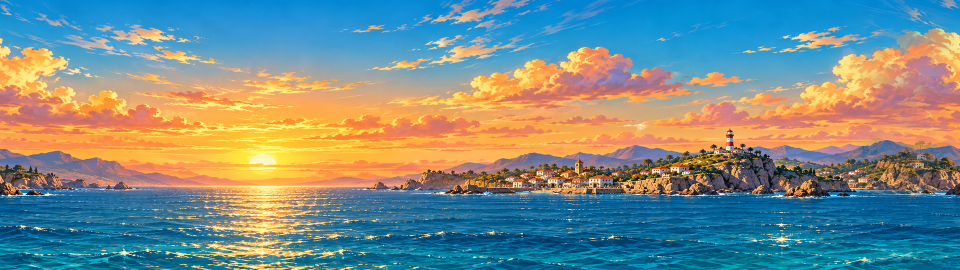
#> input picture unity/TurmaDoFarol/Assets/Originais/farol/fase3/hub/hub_bg_ceu_mar.png, 1920 x 540 px, found by its file name (shown at 1/2 size)
$ python gerar_placeholders_fase3.py
#> lines starting #> are read from the running program, lines starting #| are printed output that depends on the picture; after the words box and inside, x2 and y2 are one past the last pixel; in counts of white or black regions, pixels touching at a corner belong together
"""Placeholders da Fase 3 (hub dos portais), com os MESMOS nomes de arquivo do PLANEJAMENTO (sec. 5).
Quando o Daniel aprovar a arte final, basta sobrescrever o arquivo com o mesmo nome. Todos em meia resolução
(o jogo usa tamanho de exibição fixo, então a arte final em resolução cheia encaixa igual).
Não sobrescreve arquivo que não seja placeholder (marcador em PNG text chunk 'placeholder')."""
import os, math, random
from PIL import Image, ImageDraw, ImageFont, ImageFilter
from PIL.PngImagePlugin import PngInfo
R = os.path.join(os.path.dirname(__file__), "..", "public", "assets", "farol", "fase3")
random.seed(7)
try:
    FONT = ImageFont.truetype("/usr/share/fonts/truetype/dejavu/DejaVuSerif-Bold.ttf", 26)
    FS = ImageFont.truetype("/usr/share/fonts/truetype/dejavu/DejaVuSerif.ttf", 16)
except Exception:
    FONT = FS = ImageFont.load_default()

def save(im, rel, label=True):
    p = os.path.join(R, rel); os.makedirs(os.path.dirname(p), exist_ok=True)
    if os.path.exists(p):
        try:
            if Image.open(p).info.get("placeholder") != "1": print("mantido (arte real):", rel); return
        except Exception: return
    if label:
        d = ImageDraw.Draw(im); d.text((8, im.height - 22), "placeholder", font=FS, fill=(255, 255, 255, 140))
    meta = PngInfo(); meta.add_text("placeholder", "1")
    im.save(p, optimize=True, pnginfo=meta); print("ok", rel, im.size)

def grad(w, h, top, bot, mode="RGB"):
#> called with w = 1920, h = 540, top = (240, 190, 120), bot = (70, 170, 190), mode = 'RGB'
    im = Image.new("RGBA", (w, h)); d = ImageDraw.Draw(im)
#> after `im = Image.new('RGBA', (w, h))`: im: PIL image 1920x540 RGBA; every value is 0
    for y in range(h):
        t = y / max(1, h - 1); d.line([(0, y), (w, y)], fill=tuple(int(top[i] + (bot[i] - top[i]) * t) for i in range(3)) + (255,))
    return im

def arch(d, box, **kw):
    x0, y0, x1, y1 = box; r = (x1 - x0) / 2
    d.pieslice([x0, y0, x1, y0 + 2 * r], 180, 360, **kw); d.rectangle([x0, y0 + r, x1, y1], **kw)

# ---- hub (meia resolução: 1920x540) ----
im = grad(1920, 540, (240, 190, 120), (70, 170, 190))
d = ImageDraw.Draw(im)
d.rectangle([0, 330, 1920, 540], fill=(40, 110, 140, 255))
for i in range(60): x = random.randint(0, 1920); y = random.randint(340, 530); d.line([(x, y), (x + 30, y)], fill=(200, 235, 240, 120), width=2)
for i in range(14): x = 300 + i * 18; d.rectangle([x, 318, x + 12, 332], fill=(240, 220, 200, 255))
save(im, "hub/hub_bg_ceu_mar.png")

im = Image.new("RGBA", (1920, 540), (96, 82, 70, 255)); d = ImageDraw.Draw(im)
for y in range(0, 540, 36):
    off = 0 if (y // 36) % 2 else 40
    for x in range(-off, 1920, 80): d.rectangle([x + 2, y + 2, x + 78, y + 34], fill=(112 + random.randint(-10, 10), 96, 82, 255))
for cx in (320, 960, 1600):
    arch(d, (cx - 130, 40, cx + 130, 300), fill=(0, 0, 0, 0))
    d.arc([cx - 140, 30, cx + 140, 310], 180, 360, fill=(150, 110, 60, 255), width=10)
for x in range(0, 1920, 240): d.rectangle([x, 0, x + 18, 540], fill=(70, 48, 30, 255))
for i in range(40): x = random.randint(0, 1920); y = random.randint(320, 520); d.ellipse([x, y, x + 14, y + 10], fill=(235, 215, 190, 255))
#> this loop made 40 passes
#> (x, y) on passes 1 to 12: (1299, 342), (1641, 386), (171, 475), (1753, 376), (136, 387), (1766, 351), (929, 322), (694, 461), (855, 388), (1273, 353), (88, 454), (1453, 381)
save(im, "hub/hub_bg_parede.png")
#| ok hub/hub_bg_parede.png (1920, 540)

im = Image.new("RGBA", (1920, 540), (0, 0, 0, 0)); d = ImageDraw.Draw(im)
# chão em y=968/2=484; mezanino topo em 650/2=325, de x=1100/2 a 3460/2; degrau 3480..3640 topo 810/2
for x in range(0, 1920, 46): d.rectangle([x, 484, x + 44, 540], fill=(122, 84, 52, 255), outline=(70, 44, 26, 255))
d.ellipse([860, 494, 1060, 534], outline=(240, 220, 190, 255), width=4)
d.rectangle([550, 325, 1730, 338], fill=(110, 74, 44, 255)); d.rectangle([550, 338, 1730, 344], fill=(70, 44, 26, 255))
for x in range(560, 1730, 60): d.line([(x, 325), (x, 290)], fill=(190, 160, 110, 255), width=3)
d.line([(550, 292), (1730, 292)], fill=(190, 160, 110, 255), width=4)
for x in range(570, 1730, 300): d.rectangle([x, 344, x + 10, 484], fill=(80, 52, 30, 255))
d.rectangle([1740, 405, 1820, 484], fill=(140, 96, 54, 255), outline=(70, 44, 26, 255), width=3)
d.line([(1740, 405), (1820, 484)], fill=(70, 44, 26, 255), width=3)
save(im, "hub/hub_chao_mezanino.png")
#| ok hub/hub_chao_mezanino.png (1920, 540)

im = Image.new("RGBA", (512, 512), (0, 0, 0, 0)); d = ImageDraw.Draw(im)
#> after `im = Image.new('RGBA', (512, 512), (0, 0, 0, 0))`: im: PIL image 512x512 RGBA; every value is 0
for r, c in ((250, (150, 110, 60, 255)), (230, (60, 190, 200, 200)), (170, (110, 220, 225, 210)), (100, (190, 245, 245, 230))): d.ellipse([256 - r, 256 - r, 256 + r, 256 + r], fill=c)
for k in range(12): a = k * math.pi / 6; d.line([(256, 256), (256 + 240 * math.cos(a), 256 + 240 * math.sin(a))], fill=(150, 110, 60, 200), width=4)
save(im, "hub/hub_lente_farol.png")
#> call 4 of save, with rel = 'hub/hub_lente_farol.png', label = True
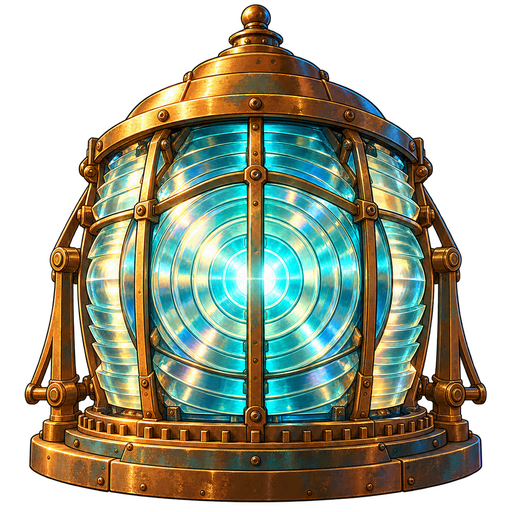
#> input picture unity/TurmaDoFarol/Assets/Originais/farol/fase3/hub/hub_lente_farol.png, 512 x 512 px, found by its file name

im = Image.new("RGBA", (1024, 512), (0, 0, 0, 0)); d = ImageDraw.Draw(im)
#> after `im = Image.new('RGBA', (1024, 512), (0, 0, 0, 0))`: im: PIL image 1024x512 RGBA; every value is 0
for k in range(7):
    a = -0.9 + k * 0.3; d.polygon([(512, 0), (512 + 900 * math.sin(a - 0.06), 512), (512 + 900 * math.sin(a + 0.06), 512)], fill=(255, 240, 200, 50))
save(im.filter(ImageFilter.GaussianBlur(10)), "hub/hub_raios_luz.png", label=False)
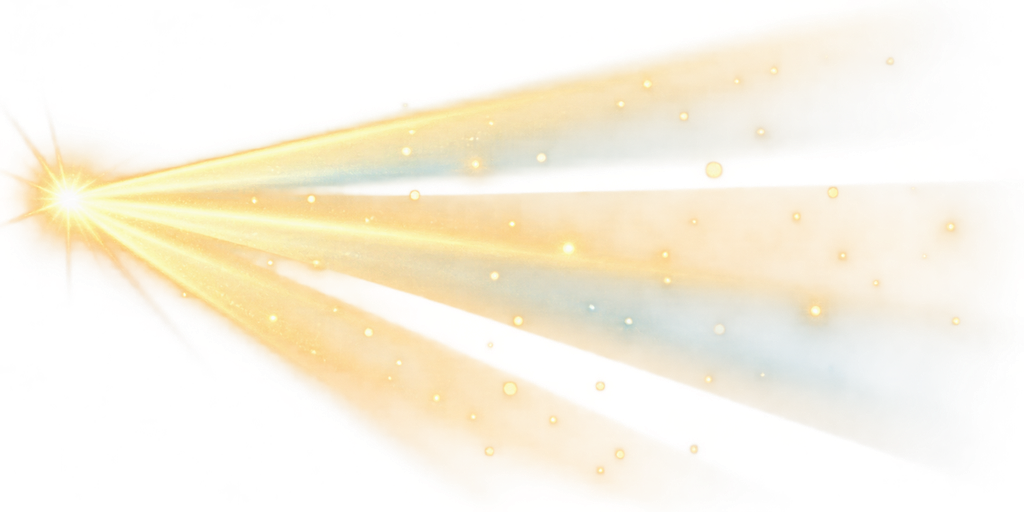
#> input picture unity/TurmaDoFarol/Assets/Originais/farol/fase3/hub/hub_raios_luz.png, 1024 x 512 px, found by its file name

im = Image.new("RGBA", (1920, 200), (0, 0, 0, 0)); d = ImageDraw.Draw(im)
#> after `im = Image.new('RGBA', (1920, 200), (0, 0, 0, 0))`: im: PIL image 1920x200 RGBA; every value is 0
for x in (120, 700, 1300, 1800): d.line([(x, 0), (x + 20, 200)], fill=(90, 66, 40, 230), width=16)
for i in range(30): x = 300 + i * 12; d.line([(x, 120), (x + 60, 200)], fill=(70, 60, 50, 160), width=2)
d.ellipse([360, 150, 400, 190], fill=(220, 90, 40, 230))
save(im.filter(ImageFilter.GaussianBlur(3)), "hub/hub_frente_cordas.png", label=False)
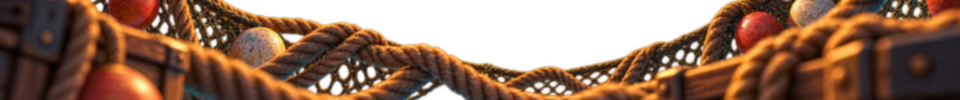
#> input picture unity/TurmaDoFarol/Assets/Originais/farol/fase3/hub/hub_frente_cordas.png, 1920 x 200 px, found by its file name (shown at 1/2 size)

# ---- portais (meia resolução: moldura 384x512, vão 320x440) ----
im = Image.new("RGBA", (384, 512), (0, 0, 0, 0)); d = ImageDraw.Draw(im)
#> after `im = Image.new('RGBA', (384, 512), (0, 0, 0, 0))`: im: PIL image 384x512 RGBA; every value is 0
arch(d, (8, 8, 376, 504), fill=(150, 108, 58, 255)); arch(d, (32, 36, 352, 476), fill=(0, 0, 0, 0))
for k in range(9): a = math.pi + k * math.pi / 8; d.ellipse([192 + 172 * math.cos(a) - 9, 192 + 172 * math.sin(a) - 9, 192 + 172 * math.cos(a) + 9, 192 + 172 * math.sin(a) + 9], fill=(235, 210, 160, 255))
#> this loop made 9 passes
#> a on passes 1 to 9: 3.14, 3.53, 3.93, 4.32, 4.71, 5.11, 5.5, 5.89, 6.28
d.arc([172, 0, 212, 40], 0, 330, fill=(60, 200, 210, 255), width=5)
d.rectangle([8, 476, 376, 504], fill=(110, 76, 40, 255))
save(im, "portais/portal_moldura.png")
#| ok portais/portal_moldura.png (384, 512)

def vitral(light):
#> called with light = 0
    im = Image.new("RGBA", (320, 440), (0, 0, 0, 0)); m = Image.new("L", (320, 440), 0); arch(ImageDraw.Draw(m), (0, 0, 320, 440), fill=255)
#> after `im = Image.new('RGBA', (320, 440), (0, 0, 0, 0))`: im: PIL image 320x440 RGBA; every value is 0
#> after `m = Image.new('L', (320, 440), 0)`: m: PIL image 320x440 L; every value is 0
#> after `arch(ImageDraw.Draw(m), (0, 0, 320, 440), fill=255)`:
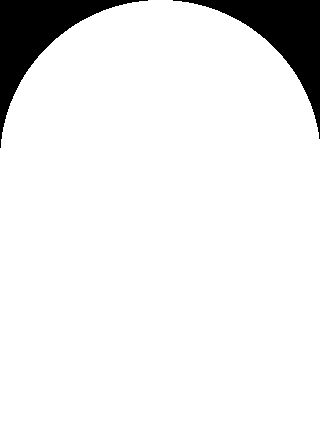
#> m: PIL image 320x440 L; 92.2% white; 2 black regions, box (x1, y1, x2, y2) and area: (0, 0, 148, 148) 5541, (173, 0, 320, 139) 5393
    base = grad(320, 440, (20, 60, 70), (10, 30, 44))
    d = ImageDraw.Draw(base)
    for i in range(10): x = random.randint(0, 320); y = random.randint(60, 420); d.ellipse([x - 50, y - 18, x + 50, y + 18], fill=(70, 120, 130, 90))
#> this loop made 10 passes
#> (x, y) on passes 1 to 10: (177, 87), (66, 67), (36, 380), (130, 280), (83, 88), (43, 400), (195, 319), (144, 366), (124, 414), (150, 83)
    if light:
        random.seed(light)
        for k in range(light * 5):
            x, y = 160, 220
            for s in range(6): nx, ny = x + random.randint(-50, 50), y + random.randint(-60, 60); d.line([(x, y), (nx, ny)], fill=(150, 255, 240, 255), width=2 + light); x, y = nx, ny
        if light == 4: d.rectangle([0, 0, 320, 440], fill=(200, 255, 245, 170))
    base = base.filter(ImageFilter.GaussianBlur(1)); im.paste(base, (0, 0), m); return im
save(vitral(0), "portais/portal_vitral_fechado.png")
#| ok portais/portal_vitral_fechado.png (320, 440)
sheet = Image.new("RGBA", (320 * 4, 440), (0, 0, 0, 0))
#> sheet: PIL image 1280x440 RGBA; every value is 0
for i in range(4): sheet.paste(vitral(i + 1), (320 * i, 0))
save(sheet, "portais/portal_vitral_rachaduras_sheet.png")
#| ok portais/portal_vitral_rachaduras_sheet.png (1280, 440)

im = Image.new("RGBA", (512, 512), (0, 0, 0, 0)); d = ImageDraw.Draw(im)
d.ellipse([16, 16, 496, 496], outline=(90, 230, 230, 230), width=14); d.ellipse([46, 46, 466, 466], outline=(140, 250, 240, 150), width=4)
for k in range(16): a = k * math.pi / 8; cx, cy = 256 + 222 * math.cos(a), 256 + 222 * math.sin(a); d.ellipse([cx - 8, cy - 8, cx + 8, cy + 8], fill=(230, 255, 250, 255))
#> this loop made 16 passes
#> (a, cx, cy) on passes 1 to 12: (0, 478, 256), (0.393, 461.1, 341), (0.785, 413, 413), (1.18, 341, 461.1), (1.57, 256, 478), (1.96, 171, 461.1), (2.36, 99.02, 413), (2.75, 50.9, 341), (3.14, 34, 256), (3.53, 50.9, 171), (3.93, 99.02, 99.02), (4.32, 171, 50.9)
save(im.filter(ImageFilter.GaussianBlur(1.5)), "portais/portal_anel_energia.png", label=False)
#| ok portais/portal_anel_energia.png (512, 512)
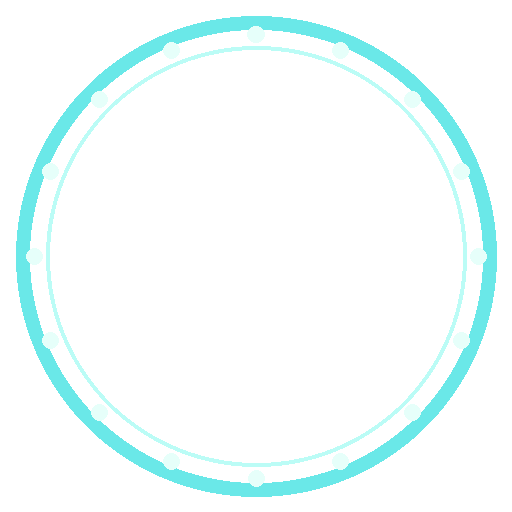
#> im: PIL image 512x512 RGBA; mean R, G, B, A 12.7, 25.7, 25.5, 23.8; transparent parts drawn white

im = Image.new("RGBA", (256, 128), (0, 0, 0, 0)); d = ImageDraw.Draw(im)
#> after `im = Image.new('RGBA', (256, 128), (0, 0, 0, 0))`: im: PIL image 256x128 RGBA; every value is 0
def scallop(d, cx, cy, r, a0=200, a1=340):
#> called with cx = 64, cy = 100, r = 60, a0 = 180, a1 = 360
    d.pieslice([cx - r, cy - r, cx + r, cy + r], a0, a1, fill=(235, 190, 70, 255), outline=(110, 70, 20, 255), width=3)
    for k in range(5): a = math.radians(a0 + (a1 - a0) * (k + 0.5) / 5); d.line([(cx, cy), (cx + r * math.cos(a), cy + r * math.sin(a))], fill=(150, 100, 30, 255), width=2)
#> this loop made 5 passes
#> a on passes 1 to 5: 3.46, 4.08, 4.71, 5.34, 5.97
scallop(d, 64, 100, 60, 180, 360); d.rectangle([40, 96, 88, 120], fill=(200, 150, 50, 255), outline=(110, 70, 20, 255), width=3)
scallop(d, 168, 100, 48, 180, 270); scallop(d, 216, 100, 48, 270, 360)
#> the loop in scallop (call 2), `for k in range(5): a = math.radians(a0 + (a1 - a0) * (k + 0.5) / 5); d..` made 5 passes
#> a on passes 1 to 5: 3.3, 3.61, 3.93, 4.24, 4.56
save(im, "portais/cadeado_concha_sheet.png", label=False)
#| ok portais/cadeado_concha_sheet.png (256, 128)

im = Image.new("RGBA", (256, 80), (0, 0, 0, 0)); d = ImageDraw.Draw(im)
#> after `im = Image.new('RGBA', (256, 80), (0, 0, 0, 0))`: im: PIL image 256x80 RGBA; every value is 0
d.rounded_rectangle([2, 2, 254, 78], 14, fill=(140, 98, 50, 255), outline=(70, 44, 20, 255), width=4)
d.rounded_rectangle([10, 10, 246, 70], 10, outline=(210, 170, 100, 255), width=2)
save(im, "portais/placa_bronze.png", label=False)
#> in save (call 12), `im.save(p, optimize=True, pnginfo=meta)`:
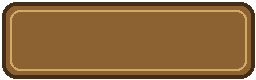
#> saved as placa_bronze.png: PIL image 256x80 RGBA; mean R, G, B, A 127.3, 89.8, 46.3, 240.3; transparent parts drawn white
#| ok portais/placa_bronze.png (256, 80)

im = Image.new("RGBA", (384, 512), (0, 0, 0, 0)); d = ImageDraw.Draw(im)
for (a, b) in (((20, 60), (364, 470)), ((364, 60), (20, 470))):
    for t in range(0, 101, 6):
        x = a[0] + (b[0] - a[0]) * t / 100; y = a[1] + (b[1] - a[1]) * t / 100
        d.ellipse([x - 14, y - 9, x + 14, y + 9], outline=(140, 140, 150, 255), width=5)
d.rectangle([110, 220, 274, 290], fill=(150, 110, 70, 255), outline=(80, 50, 30, 255), width=4)
for i in range(12): x = random.randint(20, 360); d.line([(x, 480), (x + random.randint(-30, 30), 380)], fill=(50, 120, 70, 220), width=6)
#> this loop made 12 passes
#> x on passes 1 to 12: 354, 40, 218, 240, 313, 104, 171, 261, 348, 235, 130, 157
save(im, "portais/portal_fase3_correntes.png")
#| ok portais/portal_fase3_correntes.png (384, 512)

CENAS = {
    "cena_vila_bg": ((250, 200, 150), (90, 170, 200), "Vila"), "cena_vila_fg": None,
    "cena_mar_bg": ((40, 50, 70), (20, 40, 60), "Mar"), "cena_mar_fg": None,
    "cena_marina": ((250, 190, 130), (100, 160, 190), "Marina"), "cena_faisca": ((240, 210, 160), (120, 170, 190), "Faísca"),
    "cena_faisca_rabo": None, "cena_bia": ((240, 220, 170), (90, 150, 160), "Bia"), "cena_julia": ((250, 230, 190), (80, 170, 210), "Júlia"),
    "cena_lucas": ((60, 90, 140), (20, 40, 80), "Lucas"), "cena_toninho": ((240, 170, 110), (70, 120, 150), "Toninho"),
    "cena_farol": ((20, 30, 60), (10, 20, 40), "Farol"), "cena_esperanca": ((250, 210, 160), (80, 150, 190), "Esperança"),
    "cena_polvo": ((20, 30, 30), (10, 20, 30), "Polvo"), "cena_cavernas": ((20, 80, 100), (10, 40, 60), "Cavernas"),
    "cena_bastidores": ((230, 210, 180), (180, 150, 120), "Bastidores"),
}
for k, v in CENAS.items():
    if v is None:
        im = Image.new("RGBA", (320, 440), (0, 0, 0, 0)); d = ImageDraw.Draw(im)
        if k == "cena_vila_fg":
            for x in (60, 200): d.polygon([(x, 380), (x + 80, 380), (x + 64, 410), (x + 16, 410)], fill=(170, 80, 50, 255))
        elif k == "cena_mar_fg":
            d.line([(250, 440), (230, 320), (260, 240)], fill=(200, 80, 60, 255), width=30)
        else:
            d.line([(150, 300), (200, 260)], fill=(200, 140, 70, 255), width=14)
        save(im, f"portais/{k}.png", label=False); continue
    top, bot, name = v
    im = grad(320, 440, top, bot); d = ImageDraw.Draw(im)
    d.ellipse([110, 140, 210, 240], fill=tuple(min(255, c + 40) for c in top) + (255,))
    d.rectangle([90, 240, 230, 440], fill=tuple(max(0, c - 40) for c in bot) + (255,))
    if name == "Polvo": d.ellipse([90, 180, 230, 260], fill=(240, 180, 40, 255)); d.ellipse([150, 186, 170, 254], fill=(10, 10, 10, 255))
    if name == "Farol": d.polygon([(160, 200), (320, 120), (320, 200)], fill=(255, 240, 180, 120))
    tw = d.textlength(name, font=FONT); d.text(((320 - tw) / 2, 40), name, font=FONT, fill=(255, 250, 235, 255), stroke_width=3, stroke_fill=(20, 15, 10, 255))
#> after `tw = d.textlength(name, font=FONT)`: tw = 56.31
    save(im, f"portais/{k}.png")
#> in save (call 14), `im.save(p, optimize=True, pnginfo=meta)`:
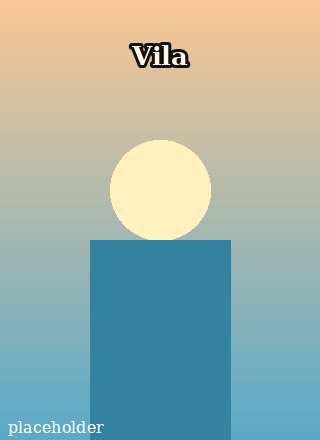
#> saved as cena_vila_bg.png: PIL image 320x440 RGBA; mean R, G, B, A 157.9, 177.6, 169.5, 254.7; transparent parts drawn white
#| ok portais/cena_vila_bg.png (320, 440)

# ---- curiosidades ----
im = Image.new("RGBA", (800, 500), (0, 0, 0, 0)); d = ImageDraw.Draw(im)
d.rounded_rectangle([0, 0, 800, 500], 24, fill=(150, 108, 58, 255)); d.rounded_rectangle([16, 16, 784, 484], 16, fill=(236, 220, 186, 255))
for (x, y) in ((0, 0), (740, 0), (0, 440), (740, 440)): d.rectangle([x, y, x + 60, y + 60], fill=(150, 108, 58, 255))
save(im, "curio/carta_moldura.png")
#| ok curio/carta_moldura.png (800, 500)
#| ok curio/polaroid_moldura.png (256, 300)
im = Image.new("RGBA", (256, 300), (0, 0, 0, 0)); d = ImageDraw.Draw(im)
d.rectangle([0, 0, 256, 300], fill=(250, 248, 240, 255)); d.rectangle([16, 16, 240, 232], fill=(0, 0, 0, 0)); d.rectangle([90, 0, 166, 20], fill=(240, 230, 170, 200))
save(im, "curio/polaroid_moldura.png", label=False)
for k, (w, h), txt in (("lucas_aparelho_explodido", (768, 512), "aparelho sônico"), ("vila_mapa_ilustrado", (960, 540), "mapa da vila"), ("esperanca_planta", (960, 540), "planta do Esperança"), ("polvo_dossie", (960, 540), "dossiê do polvo")):
    im = grad(w, h, (236, 220, 186), (210, 190, 150)); d = ImageDraw.Draw(im)
    for i in range(0, w, 48): d.line([(i, 0), (i, h)], fill=(190, 170, 130, 255))
    for i in range(0, h, 48): d.line([(0, i), (w, i)], fill=(190, 170, 130, 255))
    tw = d.textlength(txt, font=FONT); d.text(((w - tw) / 2, h / 2 - 14), txt, font=FONT, fill=(90, 60, 30, 255))
#> after `tw = d.textlength(txt, font=FONT)`: tw = 231.2
    save(im, f"curio/{k}.png")
#| ok curio/lucas_aparelho_explodido.png (768, 512)
im = Image.new("RGBA", (128 * 4, 128 * 3), (0, 0, 0, 0)); d = ImageDraw.Draw(im)
for r in range(3):
    for c in range(4):
        x, y = c * 128 + 64, r * 128 + 64
        for s in range(c + 1): d.arc([x - 40 + s * 6, y - 30, x + 40 - s * 6, y + 30], 0, 360, fill=(200, 170, 110, 255), width=6)
save(im, "curio/toninho_nos_sheet.png", label=False)
#| ok curio/toninho_nos_sheet.png (512, 384)

# ---- UI ----
im = Image.new("RGBA", (128, 128), (0, 0, 0, 0)); d = ImageDraw.Draw(im); scallop(d, 64, 100, 56, 180, 360); save(im, "ui/icone_concha_hud.png", label=False)
#| ok ui/icone_concha_hud.png (128, 128)
print("fim")
